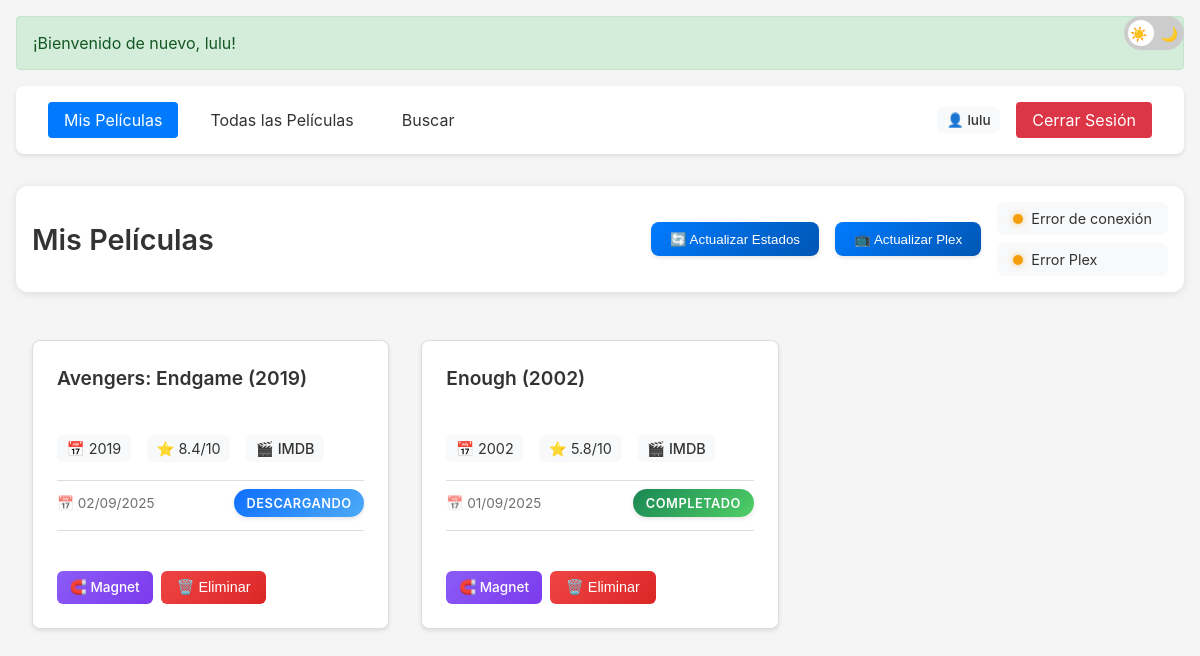
The app's page / (signed in) with its own data.
### models/user_model.py (models this page shows, shortened)
class User(UserMixin):
    id = None
    username = None
    password = None
    created_at = None
    downloads = None

        class UserModel(User, db.Model):
            __tablename__ = 'user'
            id = db.Column(db.Integer, primary_key=True)
            username = db.Column(db.String(80), unique=True, nullable=False)
            password = db.Column(db.String(120), nullable=False)
            created_at = db.Column(db.DateTime, default=datetime.utcnow)
            downloads = db.relationship('Download', backref='user', lazy=True)

        class Download(db.Model):
            __tablename__ = 'download'
            id = db.Column(db.Integer, primary_key=True)
            movie_id = db.Column(db.String(120), nullable=False)
            movie_title = db.Column(db.String(200), nullable=False)
            year = db.Column(db.String(4))
            rating = db.Column(db.String(10))
            magnet = db.Column(db.Text, nullable=False)
            imdb_code = db.Column(db.String(20))
            download_date = db.Column(db.DateTime, default=datetime.utcnow)
            status = db.Column(db.String(20), default='pendiente')
            user_id = db.Column(db.Integer, db.ForeignKey('user.id'), nullable=False)

### app.py (the view)
@app.route('/')
@login_required
def index():
    if not session.get('welcomed'):
        flash(f'¡Bienvenido de nuevo, {current_user.username}!', 'success')
        session['welcomed'] = True
    user_downloads = Download.query.filter_by(user_id=current_user.id).order_by(Download.download_date.desc()).all()
    return render_template('index.html', movies=user_downloads, is_all_movies=False)

### app.py (called while the page is built)
@login_manager.user_loader
def load_user(user_id):
    return UserModel.query.get(int(user_id))

### templates/index.html (shortened to what this page needs)
{% extends "base.html" %}
{% block content %}
<div class="page-header">
    <h1 class="page-title">Mis Películas</h1>
    <div class="page-actions">
        <button id="checkStatusBtn" class="status-btn">
            🔄 Actualizar Estados
        </button>
        <button id="refreshPlexBtn" class="status-btn plex-btn">
            📺 Actualizar Plex
        </button>
        <div class="status-indicators">
            <span id="transmissionStatus" class="transmission-status">
                <span class="status-indicator" id="statusIndicator"></span>
                <span id="statusText">Verificando conexión...</span>
            </span>
            <span id="plexStatus" class="transmission-status">
                <span class="status-indicator" id="plexIndicator"></span>
                <span id="plexText">Verificando Plex...</span>
            </span>
        </div>
    </div>
</div>
<div class="movies-grid">
    {% for movie in movies %}
    <div class="movie-card">
        <div class="movie-info">
            <h3 class="movie-title">{{ movie.movie_title }}</h3>
            <div class="movie-details">
                {% if movie.year %}
                <span>📅 {{ movie.year }}</span>
                {% endif %}
                {% if movie.rating %}
                <span>⭐ {{ movie.rating }}/10</span>
                {% endif %}
                {% if movie.imdb_code %}
                <a href="https://www.imdb.com/title/{{ movie.imdb_code }}" target="_blank" class="imdb-link">
                    🎬 IMDB
                </a>
                {% endif %}
            </div>
            <div class="movie-meta">
                <span class="date-info">📅 {{ movie.download_date.strftime('%d/%m/%Y') }}</span>
                <span class="status-badge {{ movie.status }}">{{ movie.status }}</span>
            </div>
            <div class="movie-actions">
                <div class="movie-links">
                    <a href="{{ movie.magnet }}" class="link-btn magnet-btn" title="Magnet Link">
                        🧲 Magnet
                    </a>
                    <button class="action-btn delete-btn" onclick="deleteMovie({{ movie.id }})">
                        🗑️ Eliminar
                    </button>
                </div>
            </div>
        </div>
    </div>
    {% else %}
    <div class="empty-state">
        <p class="no-results">No hay películas en tu lista</p>
        <a href="/search" class="empty-action-btn">🔍 Buscar Películas</a>
    </div>
    {% endfor %}
</div>
{% endblock %}

### templates/base.html (shortened to what this page needs)
<!DOCTYPE html>
<html>
<head>
    <link rel="stylesheet" href="{{ url_for('static', filename='css/style.css') }}">
    <link rel="stylesheet" href="{{ url_for('static', filename='css/main.css') }}">
    <link rel="stylesheet" href="{{ url_for('static', filename='css/search.css') }}">
</head>
<body>
    <div class="theme-switch-wrapper">
        <label class="theme-switch" for="checkbox">
            <div class="slider round">
                <span class="slider-icon sun">☀️</span>
                <span class="slider-icon moon">🌙</span>
            </div>
        </label>
    </div>
    <div class="container">
        {% with messages = get_flashed_messages(with_categories=true) %}
            {% if messages %}
                {% for category, message in messages %}
                    <div class="flash-message {{ category }}">{{ message }}</div>
                {% endfor %}
            {% endif %}
        {% endwith %}
        <nav class="navbar">
            <div class="nav-left">
                <a href="/" class="nav-link {% if request.endpoint == 'index' %}active{% endif %}">Mis Películas</a>
                <a href="/all" class="nav-link {% if request.endpoint == 'all_movies' %}active{% endif %}">Todas las Películas</a>
                <a href="/search" class="nav-link {% if request.endpoint == 'search' %}active{% endif %}">Buscar</a>
            </div>
            <div class="nav-right">
                {% if current_user.is_authenticated %}
                    <span class="user-info">👤 {{ current_user.username }}</span>
                    <a href="{{ url_for('logout') }}" class="nav-link logout-btn">Cerrar Sesión</a>
                {% else %}
                    <a href="{{ url_for('login') }}" class="nav-link">Iniciar Sesión</a>
                    <a href="{{ url_for('register') }}" class="nav-link">Registrarse</a>
                {% endif %}
            </div>
        </nav>
        {% block content %}{% endblock %}
    </div>
</body>
</html>

### static/css/style.css (style rules this page uses)
:root { --bg-color: #f5f5f5; --text-color: #333; --card-bg: #fff; --border-color: #ddd; --primary-color: #007bff; --hover-color: #0056b3; --secondary-bg: #f8f9fa; }
body { margin: 0; padding: 0; font-family: -apple-system, BlinkMacSystemFont, "Segoe UI", Roboto, "Helvetica Neue", Arial, sans-serif; background-color: var(--bg-color); color: var(--text-color); transition: background-color 0.3s ease; }
.page-title { font-size: 2rem; color: var(--text-color); text-align: center; margin: 2rem 0; font-weight: 600; }
.container { max-width: 1200px; margin: 0 auto; padding: 1rem; }
.navbar { display: flex; justify-content: space-between; align-items: center; padding: 1rem 2rem; margin-bottom: 2rem; background-color: var(--card-bg); border-radius: 8px; box-shadow: 0 2px 4px rgba(0, 0, 0, 0.1); }
.nav-left, .nav-right { display: flex; gap: 1rem; align-items: center; }
.nav-link { color: var(--text-color); text-decoration: none; padding: 0.5rem 1rem; border-radius: 4px; transition: all 0.2s ease; }
.nav-link:hover, .nav-link.active { background-color: var(--primary-color); color: white; }
.user-info { color: var(--text-color); font-weight: 500; padding: 0.5rem; border-radius: 4px; background-color: rgba(0, 0, 0, 0.05); }
.logout-btn { background-color: #dc3545; color: white; }
.flash-message { padding: 1rem; margin-bottom: 1rem; border-radius: 4px; }
.flash-message.success { background-color: #d4edda; color: #155724; border: 1px solid #c3e6cb; }

### static/css/search.css (style rules this page uses)
.movie-card { display: flex; flex-direction: column; background-color: var(--card-bg); border-radius: 8px; overflow: hidden; box-shadow: 0 2px 4px rgba(0, 0, 0, 0.1); transition: transform 0.2s ease, box-shadow 0.2s ease; height: 100%; }
.movie-info { padding: 1.5rem; display: flex; flex-direction: column; flex-grow: 1; }
.movie-info h3 { margin: 0 0 1rem 0; font-size: 1.2rem; color: var(--text-color); line-height: 1.4; display: -webkit-box; -webkit-line-clamp: 2; -webkit-box-orient: vertical; overflow: hidden; height: 2.8em; }
.movie-details { display: flex; flex-wrap: wrap; gap: 1rem; font-size: 0.9rem; color: var(--text-color); margin-bottom: auto; }
.movie-actions { margin-top: 1.5rem; display: flex; gap: 1rem; }

### records on screen
UserModel: username "lulu"
Download: movie_title "Avengers: Endgame (2019)", year "2019", rating "8.4", download_date "02/09/2025", status "DESCARGANDO"
Download: movie_title "Enough (2002)", year "2002", rating "5.8", download_date "01/09/2025", status "COMPLETADO"

### other values on screen
{{ message }} "¡Bienvenido de nuevo, lulu!"
